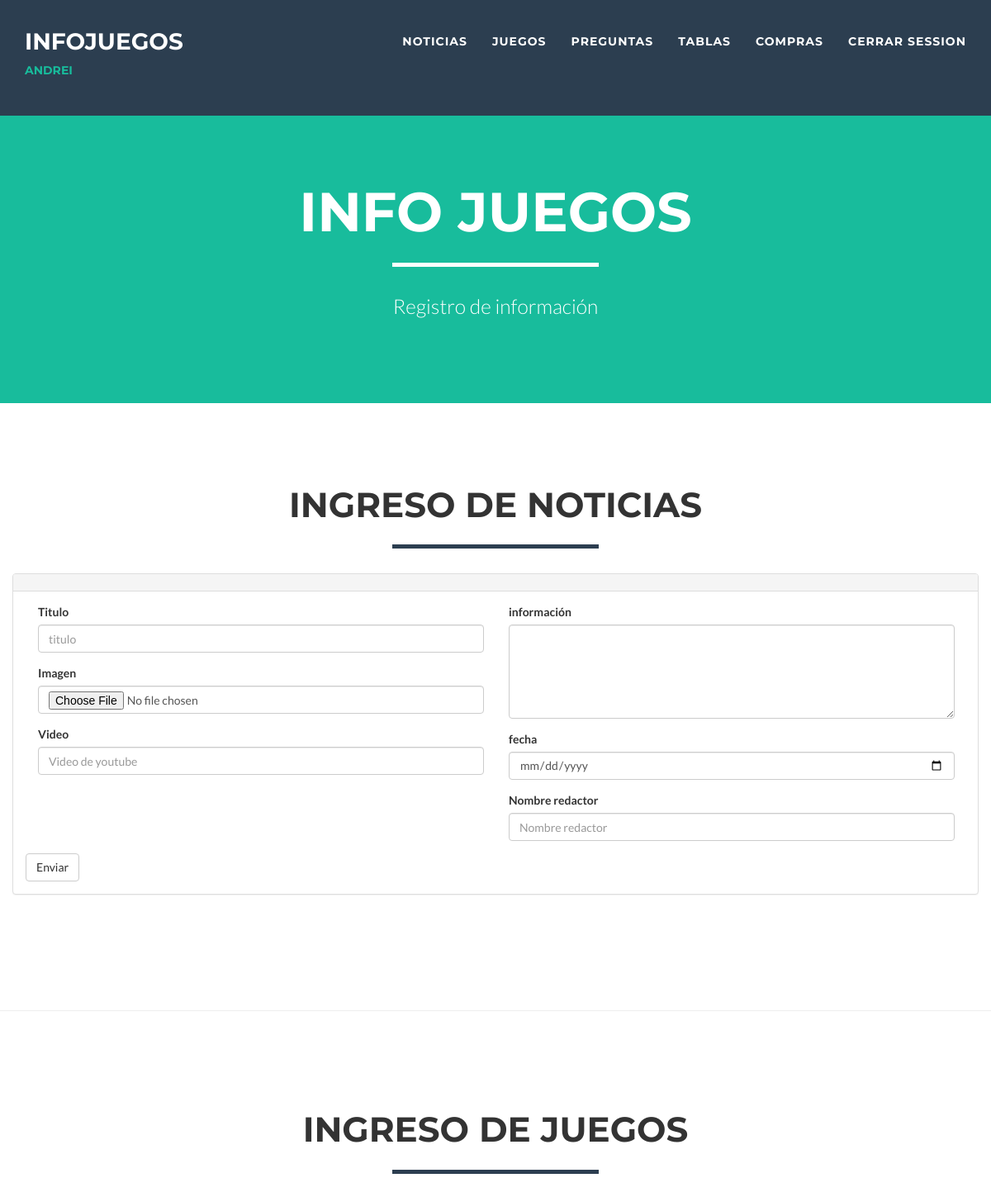
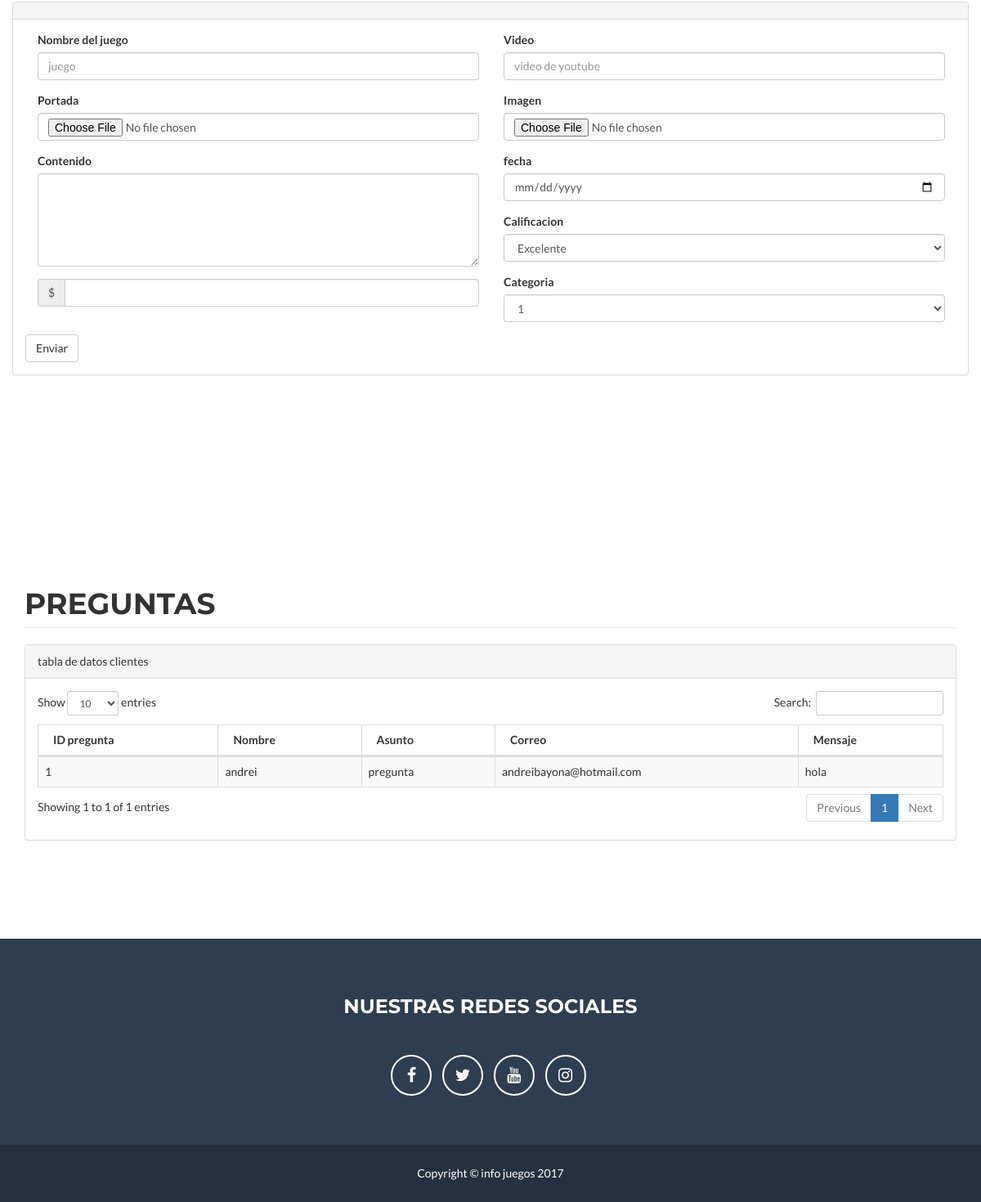
Screenshot of /registrarDatos.php (signed in) with the database file from the repository (2 pictures, top to bottom).
### tables this page shows
CREATE TABLE `preguntas` (
  `id_pregunta` int(11) NOT NULL,
  `nombre` varchar(40) NOT NULL,
  `asunto` varchar(40) NOT NULL,
  `correo` varchar(40) NOT NULL,
  `mensaje` varchar(40) NOT NULL
);

### registrarDatos.php (the view, shortened to what the rows shown need)
<!DOCTYPE html>
<html lang="en">
    <head>
        <link href="vendor/bootstrap/css/bootstrap.min.css" rel="stylesheet">
        <link href="css/freelancer.min.css" rel="stylesheet">
        <link href="css/dataTables.bootstrap.css" rel="stylesheet">
        <link href="css/dataTables.responsive.css" rel="stylesheet">
        <link href="vendor/font-awesome/css/font-awesome.min.css" rel="stylesheet" type="text/css">
    </head>
    <body id="page-top" class="index">
        <header>
            <div class="container" id="maincontent" tabindex="-1">
                <div class="row">
                    <div class="col-lg-12">
                        <div class="intro-text">
                            <h1 class="name">Info juegos</h1>
                        </div>
                    </div>
                </div>
            </div>
        </header>
        <section id="Innoticias">
            <div class="container">
                <div class="row">
                    <div class="col-lg-12 text-center">
                        <h2>ingreso de noticias</h2>
                    </div>
                </div>
            </div>
        </section>
        <section id="Injuegos">
            <div class="container">
                <div class="row">
                    <div class="col-lg-12 text-center">
                        <h2>ingreso de juegos</h2>
                    </div>
                                                            <?php
                                                            require_once './model/conexion.php';
                                                            ?>
                </div>
            </div>
        </section>
        <section id="preguntas">
            <div class="container">
                <div id="page-wrapper">
                    <div class="row">
                        <div class="col-lg-12">
                            <h1 class="page-header">preguntas</h1>
                        </div>
                    </div>
                    <div class="row">
                        <div class="col-lg-12">
                            <div class="panel panel-default">
                                <div class="panel-body">
                                    <table width="100%" class="table table-striped table-bordered table-hover" id="dataTables-example">
                                        <thead>
                                            <tr>
                                                <th>ID pregunta</th>
                                                <th>Nombre</th>
                                                <th>Asunto</th>
                                                <th>Correo</th>
                                                <th>Mensaje</th>
                                            </tr>
                                        </thead>
                                        <tbody>
                                            <?php
                                            require_once './model/conexion.php';
                                            $db = new Conexion();
                                            $db->conectar();
                                            $rec = $db->consultar("preguntas");
                                            while ($row = mysqli_fetch_array($rec)) {
                                                echo "<tr>";
                                                echo "<td>$row[0]</td>";
                                                echo "<td>$row[1]</td>";
                                                echo "<td>$row[2]</td>";
                                                echo "<td>$row[3]</td>";
                                                echo "<td>$row[4]</td>";
                                                echo "</tr>";
                                            }
                                            ?>
                                        </tbody>
                                    </table>
                                </div>
                            </div>
                        </div>
                    </div>
                </div>
            </div>
        </section>
    </body>
</html>

### rows the page displays
preguntas: id_pregunta "1", nombre "andrei", asunto "pregunta", correo "andreibayona@hotmail.com", mensaje "hola"

### other values shown
$_SESSION['nombre'] "ANDREI"
form field categoria "1"
